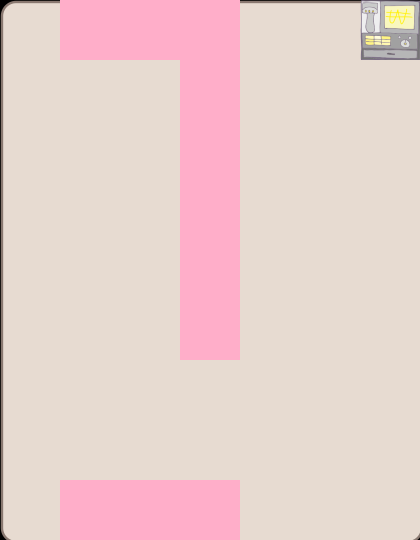

This game map was drawn from its Tiled (.tmx) file and the tilesets committed beside it. A one-line description and the trimmed map source follow:
An orthogonal 7x9 tile map with 60x60 px tiles, 3 tile layers (background, wall, Items), 3 tilesets and 13 objects (counter, item1, item3, item4, item2, ...).

<map version="1.0" orientation="orthogonal" width="7" height="9" tilewidth="60" tileheight="60">
 <tileset firstgid="1" name="background1" tilewidth="60" tileheight="60">
  <image source="background1.png" width="424" height="544" />
 </tileset>
 <tileset firstgid="64" source="metaset1.tsx" />
 <tileset firstgid="65" name="wall" tilewidth="60" tileheight="60">
  <image source="wall.png" width="120" height="120" />
 </tileset>
 <layer name="background" width="7" height="9">
  <data>[63 cells, 63 non-empty, 63 distinct tile ids]</data>
 </layer>
 <layer name="wall" width="7" height="9">
  <data>[63 cells, 12 non-empty, 4 distinct tile ids]</data>
 </layer>
 <layer name="Items" width="7" height="9">
  <data>[63 cells, 11 non-empty, 1 distinct tile ids]</data>
 </layer>
 <objectgroup name="endPoint" width="7" height="9">
  <object name="counter" x="361" y="1" width="56" height="57" />
 </objectgroup>
 <objectgroup name="items" width="7" height="9">
  <object name="item1" x="61" y="120" width="58" height="56" />
  <object name="item3" x="120" y="302" width="55" height="56" />
  <object name="item4" x="242" y="360" width="56" height="53" />
  <object name="item2" x="301" y="125" width="55" height="53" />
 </objectgroup>
 <objectgroup name="foods" width="7" height="9">
  <object name="food1" x="121" y="62" width="57" height="57" />
  <object name="food2" x="122" y="122" width="54" height="52" />
  <object name="food3" x="59" y="299" width="57" height="56" />
  <object name="food4" x="242" y="62" width="55" height="53" />
  <object name="food5" x="301" y="185" width="54" height="52" />
  <object name="food6" x="243" y="242" width="54" height="52" />
  <object name="food7" x="123" y="425" width="54" height="52" />
 </objectgroup>
 <objectgroup name="object" width="7" height="9">
  <object name="character" x="360" y="243" width="58" height="54" />
 </objectgroup>
 <objectgroup name="obstacle" width="7" height="9" />
</map>
